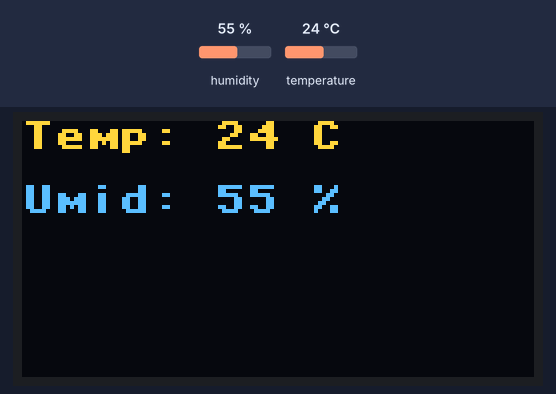
A program run on a simulated ESP32 board running MicroPython. Parts: 128×64 one-colour display. Inputs (shaded band) come from the test bench; at power-on: humidity 55 %, temperature 24 °C. The OLED is the two-colour kind (top 16 rows yellow); what the program prints to the serial console is not drawn.

Above: at 1.2 s.
1.3 s: humidity set to 22 %
At 2.7 s:
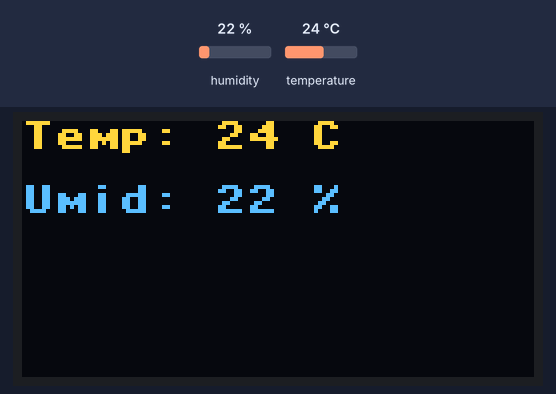
4.0 s: temperature set to 12 °C
At 4.7 s:
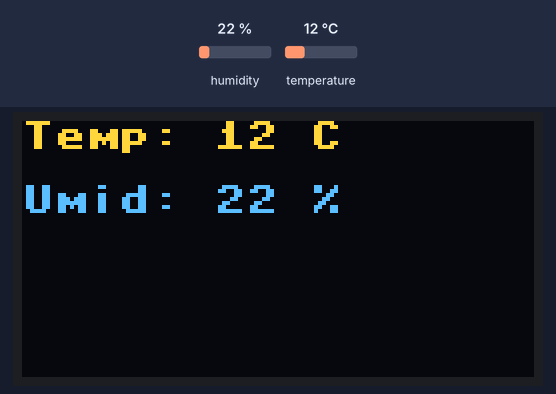
6.7 s: humidity set to 40 %
At 8.8 s:
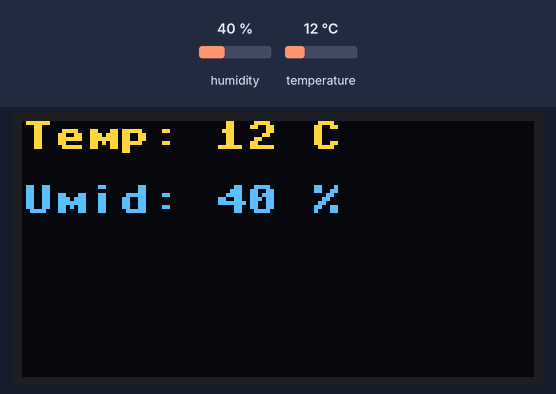
9.7 s: temperature set to 19 °C
Timing chart, 0 to 12.7 s (numbered marks = the images above; inputs shaded):
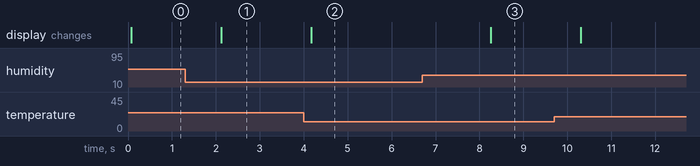

Measured:
- after the input at 1.3 s, the display: changes after 0.82 s (image 1)
- after the input at 4.0 s, the display: changes after 0.17 s (image 2)
- after the input at 6.7 s, the display: changes after 1.6 s (image 3)

The program:

main.py
```python
from machine import Pin, I2C
import ssd1306
import dht
import time

# Configurações do I2C para o OLED
i2c = I2C(0, scl=Pin(18), sda=Pin(21))  # GPIO18 = SCL, GPIO21 = SDA
oled = ssd1306.SSD1306_I2C(128, 64, i2c)

# Configurações do DHT11
sensor = dht.DHT11(Pin(23))  # Pino GPI23

while True:
    try:
        # Faz a leitura
        sensor.measure()
        temp = sensor.temperature()
        umid = sensor.humidity()

        # Exibe no console
        print("Temperatura:", temp, "°C")
        print("Umidade:", umid, "%")

        # Exibe no OLED
        oled.fill(0)  # limpa tela
        oled.text("Temp: {} C".format(temp), 0, 0)
        oled.text("Umid: {} %".format(umid), 0, 16)
        oled.show()

    except Exception as e:
        oled.text("Erro na leitura:", e)

    time.sleep(2)  # aguarda 2 segundos
```
